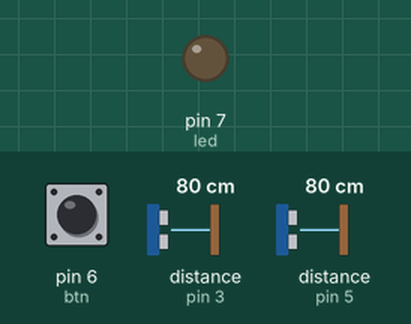
This sketch was run on a simulated Arduino Leonardo, built with avr-gcc and run on an emulated ATmega32U4. On the bench: output pins drawn as LEDs (lit = HIGH). Wiring (inferred from the names in the program): 2 × ultrasonic range finder: trigger pin 2, echo pin 3 / trigger pin 4, echo pin 5. The test bench sets the inputs (shaded band); at power-on: pin 6 (btn) HIGH, distance to the obstacle (sensors on pin 3, pin 5) 80 cm. The echo pulse lasts 58.3 µs per cm; pins used as bus, display or sensor lines are not drawn.

Above: at 1.2 s.
1.3 s: pin 6 (btn) pulled LOW for 0.15 s
At 2.6 s:
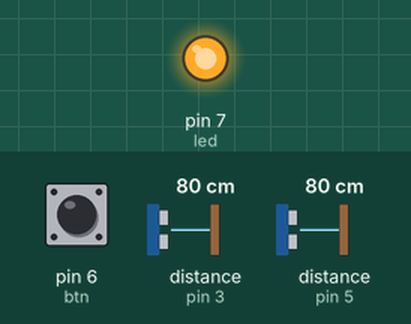
2.9 s: pin 6 (btn) pulled LOW for 1 s
At 5.1 s:
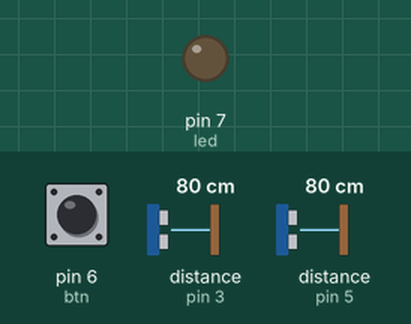
5.4 s: pin 6 (btn) pulled LOW for 3.2 s
At 9.8 s:
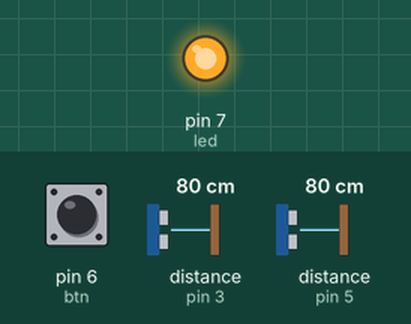
Timing chart, 0 to 11.3 s (numbered marks = the images above; inputs shaded):
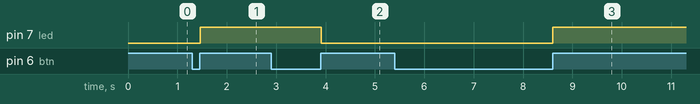

Measured:
- after the input at 1.3 s, pin 7 (led): LOW → HIGH after 0.16 s
- after the input at 2.9 s, pin 7 (led): HIGH → LOW after 1.0 s
- after the input at 5.4 s, pin 7 (led): LOW → HIGH after 3.2 s

The sketch:

Duck_Man.ino
```cpp
#include <Keyboard.h>
#define sendInfoSound_Ses1    2
#define responsInfoSound_Ses1 3
#define sendInfoSound_Ses2    4
#define responsInfoSound_Ses2 5
#define btn 6
#define led 7

bool isLedOn;
int correntVal;
int lastVal;
bool controlLed;
unsigned long lastTimeMilis;
float time, lengthDistance, firstChek,num_ses1,num_ses2;
int numbersOfCheck_ses1[4];
int numbersOfCheck_ses2[4];

void setup() {
  Serial.begin(9600);
  pinMode(sendInfoSound_Ses1, OUTPUT);
  pinMode(responsInfoSound_Ses1, INPUT);
  pinMode(sendInfoSound_Ses2, OUTPUT);
  pinMode(responsInfoSound_Ses2, INPUT);
  pinMode(btn,INPUT_PULLUP);
  pinMode(led, OUTPUT);
  isLedOn = false;
  controlLed = false;
  lastTimeMilis = millis();
}

void loop() {

  correntVal = digitalRead(btn);
  if((correntVal == HIGH) && ( lastVal == LOW) && ( millis() - lastTimeMilis > 50)){
   lastTimeMilis = millis();
   toggle();
  }
  lastVal = correntVal;

  num_ses1 = chekSensor_1();
  num_ses2 = chekSensor_2();
  if(controlLed){
  if((num_ses1 > 50)&&(num_ses2 > 50)){
  Keyboard.print(" ") ;
  }
}

}
int chekSensor_1() {
  digitalWrite(sendInfoSound_Ses1, LOW);
  delayMicroseconds(2);
  digitalWrite(sendInfoSound_Ses1, HIGH);
  delayMicroseconds(10);
  digitalWrite(sendInfoSound_Ses1, LOW);
  time = pulseIn(responsInfoSound_Ses1, HIGH);
  lengthDistance = time / 29 / 2;
  delay(3);
  return lengthDistance;
}
int chekSensor_2() {
  digitalWrite(sendInfoSound_Ses2, LOW);
  delayMicroseconds(2);
  digitalWrite(sendInfoSound_Ses2, HIGH);
  delayMicroseconds(10);
  digitalWrite(sendInfoSound_Ses2, LOW);
  time = pulseIn(responsInfoSound_Ses2, HIGH);
  lengthDistance = time / 29 / 2;
  delay(3);
  return lengthDistance;
}
void toggle(){
  if(isLedOn){
    ledOff();
    isLedOn = false;
  }else{
    ledOn();
    isLedOn = true;
  }
}
void ledOn() {
  digitalWrite(led, HIGH);
  controlLed = true;
}

void ledOff() {
  digitalWrite(led, LOW);
    controlLed = false;
}
```
